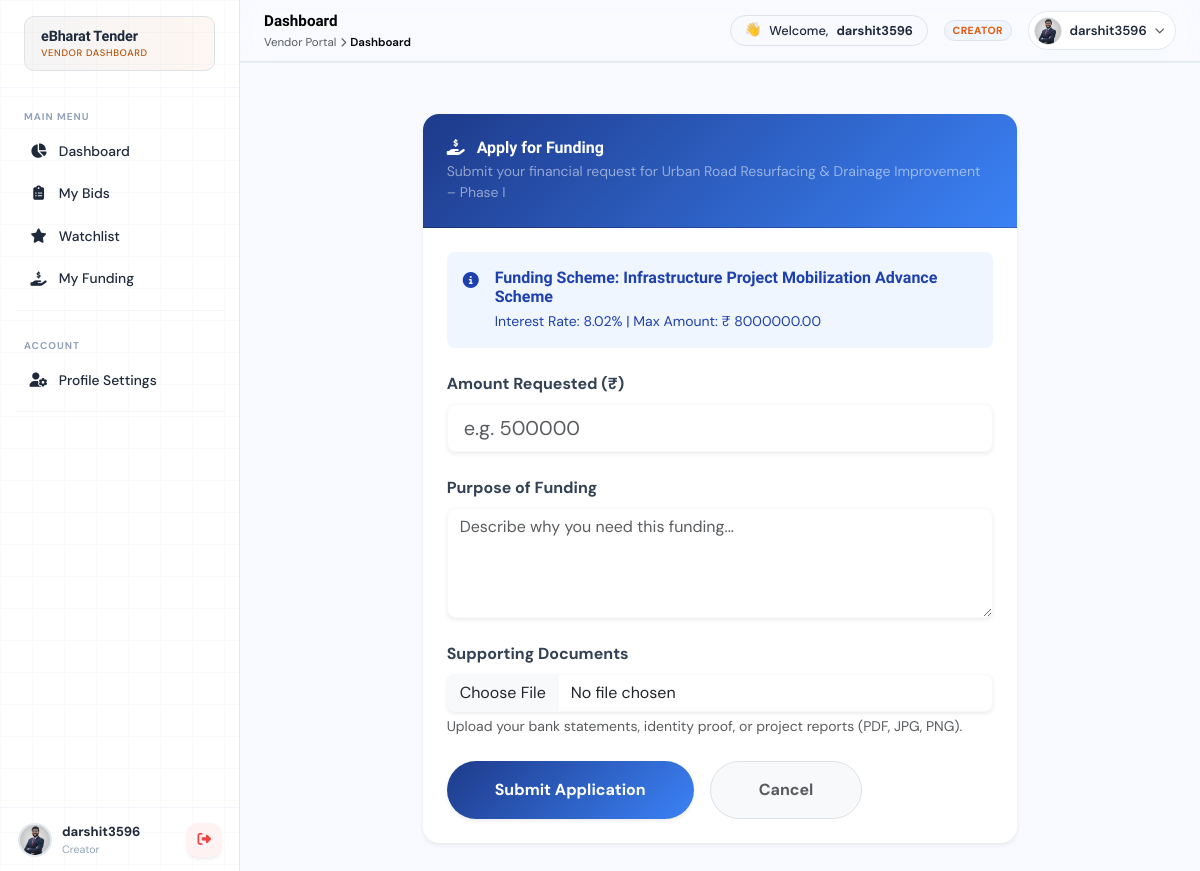
Screenshot of /funding/apply/2/4/ (signed in) with the database file from the repository.
### accounts/models.py (models this page shows, shortened)
class UserProfile(models.Model):
    ROLE_CHOICES = (
        ('creator', 'Tender Creator'),
        ('bidder', 'Bidder'),
    )
    STATUS_CHOICES = (
        ('pending', 'Pending'),
        ('approved', 'Approved'),
        ('rejected', 'Rejected'),
    )
    GOV_ID_TYPES = (
        ('aadhaar', 'Aadhaar Card'),
        ('pan', 'PAN Card'),
        ('voter_id', 'Voter ID'),
        ('passport', 'Passport'),
        ('driving_license', 'Driving License'),
        ('gstin', 'GST Certificate'),
    )
    user = models.OneToOneField(User, on_delete=models.CASCADE)
    full_name = models.CharField(max_length=150, blank=True, null=True)
    profile_pic = models.ImageField(upload_to='profile_pic/', null=True, blank=True)
    mobile = models.CharField(max_length=15, blank=True, null=True)
    address = models.TextField(blank=True, null=True)
    gov_id_type = models.CharField(max_length=50, choices=GOV_ID_TYPES, blank=True, null=True)
    gov_id_number = models.CharField(max_length=50, blank=True, null=True)
    gov_id_upload = models.FileField(upload_to='gov_id/', blank=True, null=True)
    designation = models.CharField(max_length=100, blank=True, null=True)
    role = models.CharField(max_length=20, choices=ROLE_CHOICES, blank=True, null=True)
    status = models.CharField(
        max_length=20,
        choices=STATUS_CHOICES,
        default='pending'
    )
    admin_remark = models.TextField(blank=True, null=True)
    created_at = models.DateTimeField(auto_now_add=True)

### tenders/models.py (models this page shows, shortened)
class Tenderss(models.Model):
    STATUS_CHOICES = (
        ('open', 'Open'),
        ('closed', 'Closed'),
        ('draft', 'Draft'),
        ('awarded', 'Awarded'),
    )
    title = models.CharField(max_length=255)
    department = models.CharField(max_length=255)
    category = models.CharField(max_length=100)
    description = models.TextField()
    estimated_value = models.DecimalField(max_digits=15, decimal_places=2)
    emd_amount = models.DecimalField(max_digits=15, decimal_places=2)
    publish_date = models.DateField()
    closing_date = models.DateField()
    pre_bid_meeting = models.DateTimeField(null=True, blank=True)
    location = models.CharField(max_length=255)
    status = models.CharField(max_length=20, choices=STATUS_CHOICES, default='open')
    document = models.FileField(upload_to='tender_documents/')
    tender_id = models.CharField(max_length=50, unique=True, blank=True, null=True)
    created_by = models.ForeignKey(User, on_delete=models.CASCADE)
    created_at = models.DateTimeField(auto_now_add=True)

### funding/models.py (models this page shows, shortened)
class Funding(models.Model):
    tender = models.ForeignKey(Tenderss, on_delete=models.SET_NULL, null=True, blank=True, related_name='fundings')
    title = models.CharField(max_length=255)
    description = models.TextField()
    interest_rate = models.DecimalField(max_digits=5, decimal_places=2, help_text="Annual interest rate in %")
    max_amount = models.DecimalField(max_digits=15, decimal_places=2)
    created_at = models.DateTimeField(auto_now_add=True)

### funding/views.py (the view, shortened to what this page needs)
# urls.py: path('apply/<int:funding_id>/<int:tender_id>/', views.apply_funding, name='apply_funding'),
@login_required
def apply_funding(request, funding_id, tender_id):
    funding = get_object_or_404(Funding, id=funding_id)
    tender = get_object_or_404(Tenderss, id=tender_id)
    if FundingApplication.objects.filter(bidder=request.user, funding=funding, tender=tender).exists():
        messages.info(request, "You have already applied for this funding.")
        return redirect('tenders:tenderDetails', tender_id=tender.id)
    return render(request, 'funding/apply_funding.html', {'funding': funding, 'tender': tender})

### funding/templates/funding/apply_funding.html (shortened to what this page needs)
{% extends "base2.html" %}
{% block content %}
<div class="row justify-content-center">
    <div class="col-lg-8">
        <div class="card shadow-sm border-0 rounded-4">
            <div class="card-header p-4 rounded-top-4" style="background: linear-gradient(135deg, #1e3a8a, #3b82f6); color: white;">
                <h3 class="mb-0 font-sora fw-bold text-white"><i class="fas fa-hand-holding-usd me-2"></i> Apply for Funding</h3>
                <p class="mb-0 text-white-50 small mt-1">Submit your financial request for {{ tender.title }}</p>
            </div>
            <div class="card-body p-4">
                <div class="alert alert-info border-0 rounded-3 mb-4" style="background: #eff6ff; color: #1e40af;">
                    <div class="d-flex gap-3">
                        <i class="fas fa-info-circle mt-1"></i>
                        <div>
                            <h6 class="fw-bold mb-1">Funding Scheme: {{ funding.title }}</h6>
                            <p class="mb-0 small">Interest Rate: {{ funding.interest_rate }}% | Max Amount: ₹ {{ funding.max_amount }}</p>
                        </div>
                    </div>
                </div>
                <form method="POST" enctype="multipart/form-data" class="mail-loader-form">
                    <div class="mb-4">
                        <label class="form-label fw-bold text-slate-700">Amount Requested (₹)</label>
                        <input type="number" step="0.01" name="amount_requested" class="form-control form-control-lg rounded-3 border-light shadow-sm" placeholder="e.g. 500000" required max="{{ funding.max_amount }}">
                    </div>
                    <div class="mb-4">
                        <label class="form-label fw-bold text-slate-700">Purpose of Funding</label>
                        <textarea name="purpose" class="form-control rounded-3 border-light shadow-sm" rows="4" placeholder="Describe why you need this funding..." required></textarea>
                    </div>
                    <div class="mb-4">
                        <label class="form-label fw-bold text-slate-700">Supporting Documents</label>
                        <input type="file" name="supporting_document" class="form-control rounded-3 border-light shadow-sm" required>
                        <div class="form-text small">Upload your bank statements, identity proof, or project reports (PDF, JPG, PNG).</div>
                    </div>
                    <div class="d-flex gap-3 mt-4">
                        <button type="submit" class="btn btn-primary px-5 py-3 rounded-pill fw-bold shadow-sm" style="background: linear-gradient(135deg, #1e3a8a, #3b82f6); border: none; color: white;">Submit Application</button>
                        <a href="{% url 'tenders:tenderDetails' tender.id %}" class="btn btn-light px-5 py-3 rounded-pill fw-bold text-muted border">Cancel</a>
                    </div>
                </form>
            </div>
        </div>
    </div>
</div>
{% endblock %}

### bids/templates/base2.html (shortened to what this page needs)
{% load static %}
<!DOCTYPE html>
<html lang="en">
<head>
  <link href="https://cdnjs.cloudflare.com/ajax/libs/font-awesome/6.5.1/css/all.min.css" rel="stylesheet">
  <script src="https://cdn.tailwindcss.com"></script>
  <link href="https://cdn.jsdelivr.net/npm/bootstrap@5.3.2/dist/css/bootstrap.min.css" rel="stylesheet">
</head>
<body class="bg-surface text-text antialiased overflow-x-hidden">
<aside id="sidebar"
       class="sidebar fixed top-0 left-0 h-screen bg-white border-r border-slate-200 flex flex-col z-[2000] overflow-hidden transition-transform duration-300 ease-[cubic-bezier(0.4,0,0.2,1)]">
  <div class="px-4 py-3 border-b border-slate-100 flex-shrink-0 relative z-[1]">
    <a href="{% url 'public:home' %}"
       class="flex items-center gap-[10px] no-underline rounded-[10px] px-3 py-[0.6rem] border border-[#f1e8eb]"
       style="background: linear-gradient(90deg, rgba(0,0,0,0.04), rgba(234,88,12,0.05));">
      <div class="leading-snug">
        <div class="font-sora font-bold text-[0.9rem] text-slate-800 tracking-[-0.01em]">eBharat Tender</div>
        <div class="text-[0.59rem] font-medium uppercase tracking-[0.07em] mt-px" style="color:#b45309;">Vendor Dashboard</div>
      </div>
    </a>
  </div>
  <div class="sidebar-nav flex-1 overflow-y-auto px-3 pb-4 pt-1 relative z-[1]">
    <p class="px-2 pt-[1.1rem] pb-[0.4rem] text-[0.62rem] font-bold text-slate-400 tracking-[0.1em] uppercase">
      Main Menu
    </p>
    <a href="{% url 'bids:bids_dashboard' %}"
       class="nav-item relative flex items-center gap-[0.7rem] px-[0.85rem] py-[0.62rem] rounded-[10px] text-slate-800 no-underline text-[0.865rem] font-medium transition-all duration-[180ms] mb-[2px]
              {% if request.resolver_match.url_name == 'bids_dashboard' %}nav-item-active bg-indigo-100 font-semibold border border-blue-200/50{% else %}hover:bg-slate-50{% endif %}">
      <i class="fas fa-chart-pie w-[18px] text-center text-[0.9rem] flex-shrink-0
                {% if request.resolver_match.url_name == 'bids_dashboard' %}text-indigo-500{% endif %}"></i>
      Dashboard
    </a>
    <a href="{% url 'bids:mybids' %}"
       class="nav-item relative flex items-center gap-[0.7rem] px-[0.85rem] py-[0.62rem] rounded-[10px] text-slate-800 no-underline text-[0.865rem] font-medium transition-all duration-[180ms] mb-[2px]
              {% if request.resolver_match.url_name == 'mybids' %}nav-item-active bg-indigo-100 font-semibold border border-blue-200/50{% else %}hover:bg-slate-50{% endif %}">
      <i class="fas fa-clipboard-list w-[18px] text-center text-[0.9rem] flex-shrink-0
                {% if request.resolver_match.url_name == 'mybids' %}text-indigo-500{% endif %}"></i>
      My Bids
    </a>
    <a href="{% url 'bids:my_watchlist' %}"
       class="nav-item relative flex items-center gap-[0.7rem] px-[0.85rem] py-[0.62rem] rounded-[10px] text-slate-800 no-underline text-[0.865rem] font-medium transition-all duration-[180ms] mb-[2px]
              {% if request.resolver_match.url_name == 'my_watchlist' %}nav-item-active bg-indigo-100 font-semibold border border-blue-200/50{% else %}hover:bg-slate-50{% endif %}">
      <i class="fas fa-star w-[18px] text-center text-[0.9rem] flex-shrink-0
                {% if request.resolver_match.url_name == 'my_watchlist' %}text-indigo-500{% endif %}"></i>
      Watchlist
    </a>
    <a href="{% url 'funding:my_funding_requests' %}"
       class="nav-item relative flex items-center gap-[0.7rem] px-[0.85rem] py-[0.62rem] rounded-[10px] text-slate-800 no-underline text-[0.865rem] font-medium transition-all duration-[180ms] mb-[2px]
              {% if request.resolver_match.url_name == 'my_funding_requests' %}nav-item-active bg-indigo-100 font-semibold border border-blue-200/50{% else %}hover:bg-slate-50{% endif %}">
      <i class="fas fa-hand-holding-usd w-[18px] text-center text-[0.9rem] flex-shrink-0
                {% if request.resolver_match.url_name == 'my_funding_requests' %}text-indigo-500{% endif %}"></i>
      My Funding
    </a>
    <div class="h-px bg-slate-100 my-[0.65rem]"></div>
    <p class="px-2 pt-[1.1rem] pb-[0.4rem] text-[0.62rem] font-bold text-slate-400 tracking-[0.1em] uppercase">
      Account
    </p>
    <a href="{% url 'bids:vendor_profile_update' %}"
       class="nav-item relative flex items-center gap-[0.7rem] px-[0.85rem] py-[0.62rem] rounded-[10px] text-slate-800 no-underline text-[0.865rem] font-medium transition-all duration-[180ms] mb-[2px]
              {% if request.resolver_match.url_name == 'vendor_profile_update' %}nav-item-active bg-indigo-100 font-semibold border border-blue-200/50{% else %}hover:bg-slate-50{% endif %}">
      <i class="fas fa-user-cog w-[18px] text-center text-[0.9rem] flex-shrink-0
                {% if request.resolver_match.url_name == 'vendor_profile_update' %}text-indigo-500{% endif %}"></i>
      Profile Settings
    </a>
    <div class="h-px bg-slate-100 my-[0.65rem]"></div>
  </div>
  <div class="flex items-center gap-[0.65rem] px-[1.1rem] py-[0.85rem] border-t border-slate-100 flex-shrink-0 relative z-[1]">
    {% if user.userprofile.profile_pic %}
      <img src="{{ user.userprofile.profile_pic.url }}"
           class="w-[34px] h-[34px] rounded-full object-cover border-2 border-slate-200 flex-shrink-0"
           alt="Profile">
    {% else %}
      <img src="{% static 'images/Logo/default-profile.png' %}"
           class="w-[34px] h-[34px] rounded-full object-cover border-2 border-slate-200 flex-shrink-0"
           alt="Profile">
    {% endif %}
    <div class="min-w-0 flex-1">
      <p class="text-[0.82rem] font-bold text-slate-800 whitespace-nowrap overflow-hidden text-ellipsis m-0">
        {{ user.username }}
      </p>
      {% if user.userprofile.role %}
        <p class="text-[0.67rem] text-slate-400 capitalize m-0">{{ user.userprofile.role }}</p>
      {% endif %}
    </div>
    <a href="{% url 'accounts:logout' %}"
       class="flex items-center justify-center w-[34px] h-[34px] rounded-[10px] bg-red-50 text-red-500 hover:bg-red-500 hover:text-white transition-colors duration-200 flex-shrink-0 shadow-sm" title="Sign Out">
      <i class="fas fa-sign-out-alt text-[0.85rem]"></i>
    </a>
  </div>
</aside>
<header class="topbar fixed top-0 right-0 bg-white/98 backdrop-blur-[12px] border-b border-slate-200 flex items-center px-6 gap-3 z-[1000] shadow-[0_1px_0_rgba(15,42,94,0.06)] transition-[left] duration-300">
  <div class="flex-1 min-w-0">
    <p class="font-sora text-[0.95rem] font-bold text-navy whitespace-nowrap overflow-hidden text-ellipsis m-0">
      Dashboard
    </p>
    <div class="flex items-center gap-1 text-[0.72rem] text-muted mt-px">
      <span>Vendor Portal</span>
      <i class="fas fa-chevron-right text-[0.6rem]"></i>
      <span class="text-navy font-semibold">Dashboard</span>
    </div>
  </div>
  <div class="hidden sm:flex items-center gap-2 px-[0.85rem] py-[0.3rem] bg-surface border border-slate-200 rounded-[20px] text-[0.8rem] text-text font-medium whitespace-nowrap">
    <span class="text-[0.85rem]">👋</span>
    Welcome, <strong>{{ user.username }}</strong>
  </div>
  {% if user.userprofile.role %}
  <span class="hidden sm:flex flex-shrink-0 px-2 py-[2px] rounded-[20px] text-[0.65rem] font-bold uppercase tracking-[0.04em] bg-blue-50 text-orange border border-blue-200">
    {{ user.userprofile.role }}
  </span>
  {% endif %}
  <div id="profileWrap" class="profile-wrap relative">
    <div onclick="toggleProfileDropdown()"
         class="flex items-center gap-2 pl-[0.28rem] pr-[0.65rem] py-[0.28rem] rounded-[50px] border-[1.5px] border-slate-200 bg-white cursor-pointer flex-shrink-0 transition-all duration-[180ms] hover:border-blue-200 hover:bg-surface">
      {% if user.userprofile.profile_pic %}
        <img src="{{ user.userprofile.profile_pic.url }}"
             class="w-7 h-7 rounded-full object-cover border-[1.5px] border-slate-200"
             alt="Profile">
      {% else %}
        <img src="{% static 'images/Logo/default-profile.png' %}"
             class="w-7 h-7 rounded-full object-cover border-[1.5px] border-slate-200"
             alt="Profile">
      {% endif %}
      <span class="hidden sm:block text-[0.82rem] font-semibold text-text max-w-[100px] whitespace-nowrap overflow-hidden text-ellipsis">
        {{ user.username }}
      </span>
      <i class="profile-chevron fas fa-chevron-down text-[0.62rem] text-muted transition-transform duration-200"></i>
    </div>
  </div>
</header>
<div class="main-wrap min-h-screen transition-[margin-left] duration-300">
  <div class="p-7 max-sm:p-4">
    <div class="mt-4">
      {% block content %}{% endblock %}
    </div>
  </div>
</div>
</body>
</html>

### rows the page displays
Tenderss: title "Urban Road Resurfacing & Drainage Improvement – Phase I"
Funding: title "Infrastructure Project Mobilization Advance Scheme", interest_rate "8.02", max_amount "8000000.00"

### other values shown
{{ user.username }} "darshit3596"
{{ user.userprofile.role }} "Creator"
{{ user.userprofile.role }} "CREATOR"
